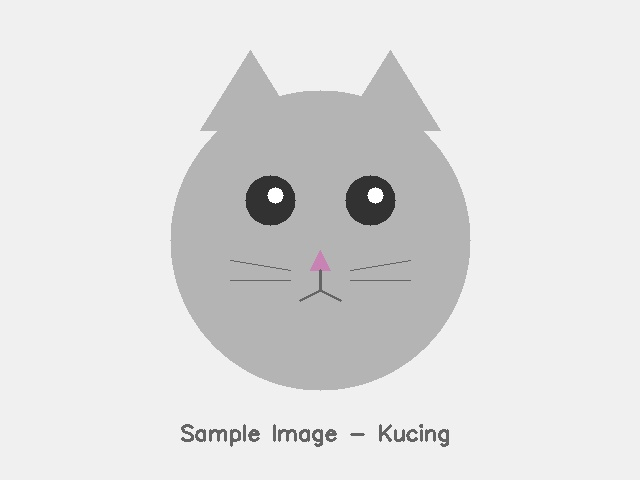
#> input picture Modul01 - Pendahuluan Komputer Vision/praktikum/image/kucing.jpg, 640 x 480 px, found by its file name
$ python 17_batch_normalization_dropout.py
#> lines starting #> are read from the running program, lines starting #| are printed output that depends on the picture; after the words box and inside, x2 and y2 are one past the last pixel; in counts of white or black regions, pixels touching at a corner belong together
"""
==========================================================================
PERCOBAAN 17: BATCH NORMALIZATION DAN DROPOUT
==========================================================================
Program ini mengimplementasikan dan memvisualisasikan dua teknik
regularisasi penting dalam deep learning: Batch Normalization dan
Dropout. Batch Normalization menormalkan distribusi fitur antar layer
sehingga training lebih stabil. Dropout secara acak menonaktifkan
sebagian neuron saat training untuk mencegah overfitting.

Fungsi utama yang dipelajari:
- Batch Normalization : Normalisasi, skala, dan shift fitur
- Dropout             : Random mask untuk menonaktifkan neuron
- Operasi NumPy: np.mean(), np.var(), np.sqrt(), np.random
- Matplotlib  : plt.hist(), plt.subplot(), plt.imshow()

Konsep yang dipelajari:
- Cara kerja batch normalization (normalize, scale, shift)
- Efek batch norm pada distribusi fitur (sebelum vs sesudah)
- Cara kerja dropout (random masking)
- Efek dropout rate pada output
- Regularisasi untuk mengatasi overfitting
- Training vs inference mode pada batch norm dan dropout
==========================================================================
"""

# Mengimpor NumPy untuk operasi komputasi dan array
import numpy as np

# Mengimpor os untuk operasi file dan path
import os

# Mengimpor matplotlib untuk visualisasi grafik dan histogram
import matplotlib.pyplot as plt

# Mengimpor OpenCV untuk memuat dan memproses gambar
import cv2

# Mendapatkan direktori script saat ini
SCRIPT_DIR = os.path.dirname(os.path.abspath(__file__))

# Mendefinisikan path folder gambar input
IMAGE_DIR = os.path.join(SCRIPT_DIR, "image")

# Mendefinisikan path folder output untuk menyimpan hasil
OUTPUT_DIR = os.path.join(SCRIPT_DIR, "output")

# Membuat folder output jika belum ada
os.makedirs(OUTPUT_DIR, exist_ok=True)

# Menampilkan header percobaan
print("=" * 60)
print("PERCOBAAN 17: BATCH NORMALIZATION DAN DROPOUT")
print("=" * 60)

# ============================================================
# 1. Penjelasan konsep batch normalization
# ============================================================
print("\n--- 1. Konsep Batch Normalization ---")

# Menjelaskan konsep batch normalization secara detail
print("""
  Batch Normalization (BatchNorm) menormalkan output setiap layer
  sebelum diproses oleh layer berikutnya.

  Langkah-langkah BatchNorm:
  1. Hitung mean batch       : mu = (1/m) * sum(x_i)
  2. Hitung variance batch   : sigma^2 = (1/m) * sum((x_i - mu)^2)
  3. Normalisasi             : x_hat = (x - mu) / sqrt(sigma^2 + eps)
  4. Scale dan shift         : y = gamma * x_hat + beta

  Di mana gamma dan beta adalah parameter yang bisa dipelajari.

  Manfaat BatchNorm:
  - Training lebih cepat (bisa pakai learning rate lebih besar)
  - Mengurangi internal covariate shift
  - Efek regularisasi ringan
  - Membuat gradien lebih stabil
""")

# ============================================================
# 2. Implementasi batch normalization dari nol
# ============================================================
print("\n--- 2. Implementasi Batch Normalization ---")


def batch_normalize(x, gamma=1.0, beta=0.0, epsilon=1e-5):
    """
    Implementasi Batch Normalization dari nol.
    Input x: array (batch_size, features) atau 1D array.
    """
    # Menghitung mean dari batch
    mu = np.mean(x, axis=0)

    # Menghitung variance dari batch
    var = np.var(x, axis=0)

    # Menormalisasi: x_hat = (x - mu) / sqrt(var + eps)
    x_hat = (x - mu) / np.sqrt(var + epsilon)

    # Melakukan scale dan shift: y = gamma * x_hat + beta
    y = gamma * x_hat + beta

    # Mengembalikan hasil normalisasi, mean, dan variance
    return y, mu, var, x_hat


# Membuat data sintetis yang menyimulasikan output layer neural network
np.random.seed(42)

# Menyimulasikan 4 "layer" dengan distribusi fitur yang berbeda
# Setiap layer menghasilkan batch 200 sampel, 1 fitur
layer1_out = np.random.normal(loc=5.0, scale=3.0, size=(200, 1))
layer2_out = np.random.normal(loc=-2.0, scale=7.0, size=(200, 1))
layer3_out = np.random.normal(loc=10.0, scale=1.5, size=(200, 1))
layer4_out = np.random.normal(loc=0.5, scale=15.0, size=(200, 1))

# Menggabungkan menjadi satu array (200 sampel, 4 fitur)
features_sebelum = np.hstack([layer1_out, layer2_out, layer3_out, layer4_out])

# Menampilkan statistik sebelum normalisasi
print("  Statistik SEBELUM Batch Normalization:")
for i in range(4):
    # Menghitung mean dan std untuk setiap fitur
    m = np.mean(features_sebelum[:, i])
    s = np.std(features_sebelum[:, i])
    print(f"    Fitur {i+1}: mean = {m:>8.3f}, std = {s:>8.3f}")

# Menerapkan batch normalization pada setiap fitur
features_sesudah, mu_vals, var_vals, x_hat_vals = batch_normalize(features_sebelum)

# Menampilkan statistik sesudah normalisasi
print("\n  Statistik SESUDAH Batch Normalization:")
for i in range(4):
    # Menghitung mean dan std setelah normalisasi
    m = np.mean(features_sesudah[:, i])
    s = np.std(features_sesudah[:, i])
    print(f"    Fitur {i+1}: mean = {m:>8.3f}, std = {s:>8.3f}")

# ============================================================
# 3. Efek parameter gamma dan beta
# ============================================================
print("\n--- 3. Efek Parameter Gamma dan Beta ---")

# Menerapkan batch norm dengan gamma dan beta berbeda
gamma_values = [0.5, 1.0, 2.0]
beta_values = [-1.0, 0.0, 1.0]

# Menggunakan fitur pertama sebagai contoh
x_sample = features_sebelum[:, 0:1]

# Menampilkan efek gamma dan beta
print("  Efek gamma dan beta pada distribusi (Fitur 1):")
for g in gamma_values:
    for b in beta_values:
        # Menerapkan batch norm dengan parameter tertentu
        y_gb, _, _, _ = batch_normalize(x_sample, gamma=g, beta=b)

        # Menampilkan statistik
        print(f"    gamma={g}, beta={b:>5.1f} -> mean={np.mean(y_gb):.3f}, std={np.std(y_gb):.3f}")

# ============================================================
# 4. Visualisasi batch normalization (Gambar 1)
# ============================================================
print("\n--- 4. Visualisasi Batch Normalization ---")

# Membuat figure dengan 3x4 subplot
fig, axes = plt.subplots(3, 4, figsize=(16, 10))

# Memberikan judul utama
fig.suptitle("Efek Batch Normalization pada Distribusi Fitur",
             fontsize=16, fontweight='bold')

# Mendefinisikan warna untuk setiap fitur
warna_fitur = ['#e53935', '#1e88e5', '#43a047', '#fb8c00']

# --- Baris 1: Distribusi sebelum normalisasi ---
for i in range(4):
    ax = axes[0, i]

    # Menggambar histogram distribusi sebelum normalisasi
    ax.hist(features_sebelum[:, i], bins=30, color=warna_fitur[i],
            alpha=0.7, edgecolor='black', linewidth=0.5)

    # Menggambar garis vertikal untuk mean
    mean_val = np.mean(features_sebelum[:, i])
    ax.axvline(mean_val, color='black', linestyle='--', linewidth=2,
               label=f'μ={mean_val:.1f}')

    # Mengatur judul
    ax.set_title(f"Fitur {i+1} (Sebelum)", fontsize=10, fontweight='bold')

    # Mengatur label y hanya untuk kolom pertama
    if i == 0:
        ax.set_ylabel("Frekuensi")

    # Menambahkan legend
    ax.legend(fontsize=8)

# --- Baris 2: Distribusi sesudah normalisasi ---
for i in range(4):
    ax = axes[1, i]

    # Menggambar histogram distribusi sesudah normalisasi
    ax.hist(features_sesudah[:, i], bins=30, color=warna_fitur[i],
            alpha=0.7, edgecolor='black', linewidth=0.5)

    # Menggambar garis vertikal untuk mean
    mean_val = np.mean(features_sesudah[:, i])
    ax.axvline(mean_val, color='black', linestyle='--', linewidth=2,
               label=f'μ={mean_val:.2f}')

    # Mengatur judul
    ax.set_title(f"Fitur {i+1} (Sesudah BN)", fontsize=10, fontweight='bold')

    # Mengatur label y hanya untuk kolom pertama
    if i == 0:
        ax.set_ylabel("Frekuensi")

    # Menambahkan legend
    ax.legend(fontsize=8)

# --- Baris 3: Efek gamma pada distribusi ---
gammas_demo = [0.5, 1.0, 2.0, 3.0]

for idx, g in enumerate(gammas_demo):
    ax = axes[2, idx]

    # Menerapkan batch norm dengan gamma tertentu
    y_g, _, _, _ = batch_normalize(features_sebelum[:, 0:1], gamma=g, beta=0.0)

    # Menggambar histogram
    ax.hist(y_g, bins=30, color='#7e57c2', alpha=0.7,
            edgecolor='black', linewidth=0.5)

    # Menggambar garis vertikal untuk mean
    ax.axvline(np.mean(y_g), color='black', linestyle='--', linewidth=2)

    # Mengatur judul
    ax.set_title(f"γ={g}, β=0 (std≈{np.std(y_g):.2f})", fontsize=10,
                 fontweight='bold')

    # Mengatur label y hanya untuk kolom pertama
    if idx == 0:
        ax.set_ylabel("Frekuensi")

# Mengatur layout
plt.tight_layout()

# Mendefinisikan path output
output_path_1 = os.path.join(OUTPUT_DIR, "17_batch_norm.png")

# Menyimpan figure
plt.savefig(output_path_1, dpi=150, bbox_inches='tight')
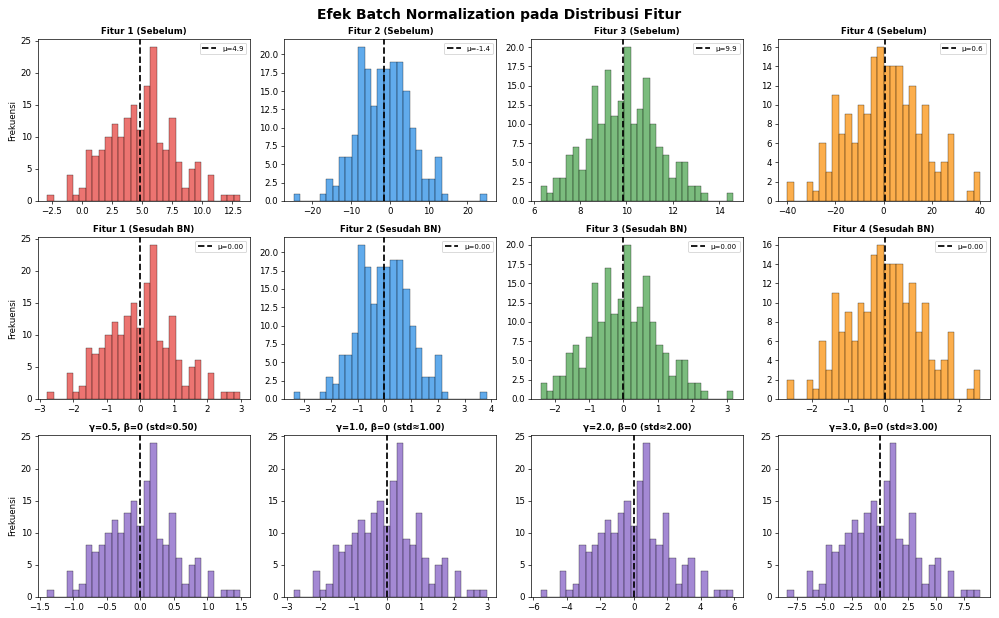
#> figure drawn by matplotlib, 12 panels; panel 1: tallest bar 24 high, from x = 5.68 to 6.22; panel 2: tallest bar 21 high, from x = -8.14 to -6.48; panel 3: tallest bar 20 high, from x = 9.9 to 10.18; panel 4: tallest bar 16 high, from x = -2.65 to 0.0162

# Menutup figure
plt.close()

# Menampilkan pesan konfirmasi
print(f"  [SAVED] {output_path_1}")

# ============================================================
# 5. Penjelasan konsep dropout
# ============================================================
print("\n--- 5. Konsep Dropout ---")

# Menjelaskan konsep dropout
print("""
  Dropout secara acak menonaktifkan (set ke 0) sebagian neuron
  selama training:

  Langkah-langkah:
  1. Buat mask acak berisi 0 dan 1
  2. Kalikan output layer dengan mask
  3. Saat inference, TIDAK pakai dropout (gunakan semua neuron)
  4. (Opsional) Inverted dropout: bagi dengan (1-rate) saat training

  Dropout berperan sebagai regularisasi:
  - Mencegah neuron terlalu bergantung pada neuron lain
  - Seperti training "ensemble" dari sub-network berbeda
  - Mengurangi overfitting
""")

# ============================================================
# 6. Implementasi dropout dari nol
# ============================================================
print("\n--- 6. Implementasi Dropout ---")


def dropout_forward(x, rate=0.5, training=True, seed=None):
    """
    Implementasi dropout (inverted dropout).
    rate: fraksi neuron yang dinonaktifkan (0-1).
    """
    if not training or rate == 0.0:
        # Mode inference: mengembalikan input tanpa perubahan
        return x.copy(), np.ones_like(x)

    if seed is not None:
        # Mengatur seed untuk reproducibility
        np.random.seed(seed)

    # Membuat mask acak: 1 (aktif) atau 0 (dropout)
    mask = (np.random.rand(*x.shape) > rate).astype(np.float32)

    # Menerapkan inverted dropout: output = x * mask / (1 - rate)
    output = x * mask / (1.0 - rate)

    # Mengembalikan output dan mask
    return output, mask


# Membuat data fitur sintetis (1 batch, 10 fitur)
np.random.seed(123)
fitur_input = np.random.randn(1, 10).astype(np.float32)

# Menampilkan input asli
print(f"  Input fitur (10 neuron):")
print(f"  {fitur_input[0]}")

# Menerapkan dropout dengan rate 50%
fitur_dropout, mask_dropout = dropout_forward(fitur_input, rate=0.5, seed=42)

# Menampilkan hasil dropout
print(f"\n  Mask dropout (rate=0.5):")
print(f"  {mask_dropout[0]}")
print(f"\n  Output setelah dropout:")
print(f"  {fitur_dropout[0]}")

# Menghitung berapa neuron yang aktif
aktif = int(np.sum(mask_dropout))
total = mask_dropout.size
print(f"\n  Neuron aktif: {aktif}/{total} ({aktif/total*100:.0f}%)")

# ============================================================
# 7. Visualisasi efek dropout pada gambar dan fitur (Gambar 2)
# ============================================================
print("\n--- 7. Visualisasi Dropout ---")

# Mencoba memuat gambar dari IMAGE_DIR
img_path = os.path.join(IMAGE_DIR, "kucing.jpg")
img = None

if os.path.exists(img_path):
    # Memuat gambar
    img = cv2.imread(img_path)
#> img is the input picture: shape (480, 640, 3); mean B, G, R 222.9, 222.9, 223

    # Mengkonversi BGR ke RGB
    img = cv2.cvtColor(img, cv2.COLOR_BGR2RGB)

    # Meresize gambar ke ukuran standar
    img = cv2.resize(img, (200, 200))
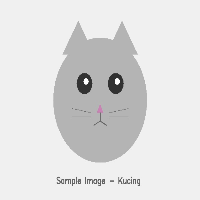
#> img: shape (200, 200, 3); mean R, G, B 223, 222.9, 223

if img is None:
    # Membuat gambar sintetis jika gambar tidak ditemukan
    print("  Gambar tidak ditemukan, membuat gambar sintetis...")
    img = np.random.randint(50, 200, (200, 200, 3), dtype=np.uint8)

    # Menambahkan pola agar lebih menarik
    cv2.circle(img, (100, 100), 60, (255, 100, 50), -1)
    cv2.rectangle(img, (30, 30), (80, 80), (50, 200, 50), -1)

# Membuat figure untuk visualisasi dropout
fig, axes = plt.subplots(2, 4, figsize=(16, 8))

# Memberikan judul utama
fig.suptitle("Visualisasi Efek Dropout", fontsize=16, fontweight='bold')

# Mendefinisikan berbagai dropout rate
dropout_rates = [0.0, 0.2, 0.5, 0.8]

# --- Baris 1: Efek dropout pada gambar ---
for idx, rate in enumerate(dropout_rates):
    ax = axes[0, idx]

    # Menerapkan dropout pada gambar (per piksel)
    img_float = img.astype(np.float32) / 255.0
    img_dropped, mask_img = dropout_forward(img_float, rate=rate, seed=42 + idx)

    # Memastikan nilai dalam range [0, 1]
    img_dropped = np.clip(img_dropped, 0, 1)

    # Menampilkan gambar hasil dropout
    ax.imshow(img_dropped)

    # Menghitung persentase piksel aktif
    pct_aktif = np.mean(mask_img) * 100

    # Mengatur judul
    ax.set_title(f"Rate={rate} ({pct_aktif:.0f}% aktif)", fontsize=10,
                 fontweight='bold')
    ax.axis('off')
#> this loop made 4 passes
#> pct_aktif on passes 1 to 4: 100, 80.34, 49.95, 20.16
#> pass 2, `img_dropped, mask_img = dropout_forward(img_float, rate=rate, seed=42 ..`:
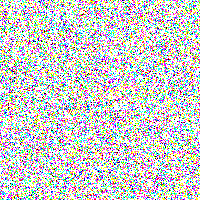
#> mask_img: shape (200, 200, 3) float32; mean R, G, B 0.802, 0.805, 0.804
#> after the loop:
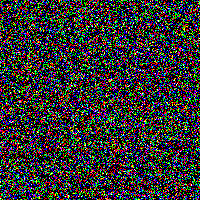
#> mask_img: shape (200, 200, 3) float32; mean R, G, B 0.204, 0.2, 0.2

# --- Baris 2: Efek dropout pada feature map ---
# Membuat feature map sintetis
np.random.seed(77)
feature_map = np.random.randn(50, 50).astype(np.float32)
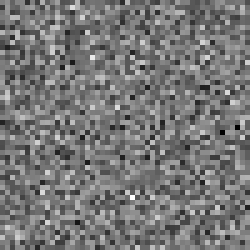
#> feature_map: shape (50, 50) float32 (shown 5 times larger); min -3.43, max 3.9, mean 0.0103; drawn with min black and max white

# Menambahkan pola pada feature map
feature_map[10:40, 10:40] += 3.0
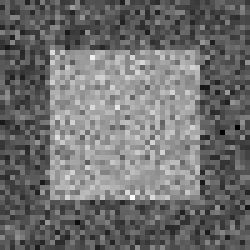
#> feature_map: shape (50, 50) float32 (shown 5 times larger); min -3.43, max 6.9, mean 1.09; drawn with min black and max white
feature_map[20:30, 20:30] += 2.0
#> feature_map: shape (50, 50) float32; 4% of pixels changed, all inside (x1, y1, x2, y2) = (20, 20, 30, 30)

for idx, rate in enumerate(dropout_rates):
    ax = axes[1, idx]

    # Menerapkan dropout pada feature map
    fm_dropped, mask_fm = dropout_forward(feature_map, rate=rate, seed=99 + idx)

    # Menampilkan feature map hasil dropout
    ax.imshow(fm_dropped, cmap='viridis')

    # Menghitung statistik
    n_aktif = np.sum(mask_fm > 0)
    n_total = mask_fm.size

    # Mengatur judul
    ax.set_title(f"Rate={rate} ({n_aktif}/{n_total})", fontsize=10,
                 fontweight='bold')
    ax.axis('off')
#> this loop made 4 passes
#> n_aktif on passes 1 to 4: 2500, 1976, 1238, 527
#> pass 2, in dropout_forward (call 7), `mask = (np.random.rand(*x.shape) > rate).astype(np.float32)`:
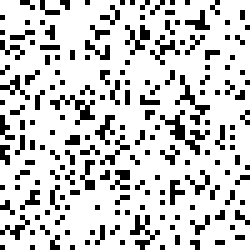
#> mask: shape (50, 50) float32 (shown 5 times larger); values 0 (black) and 1 (white), 79% white; black in thin lines or dots

# Mengatur layout
plt.tight_layout()

# Mendefinisikan path output
output_path_2 = os.path.join(OUTPUT_DIR, "17_dropout_visualisasi.png")

# Menyimpan figure
plt.savefig(output_path_2, dpi=150, bbox_inches='tight')
#> (the rest of the program and of its run is left out)
